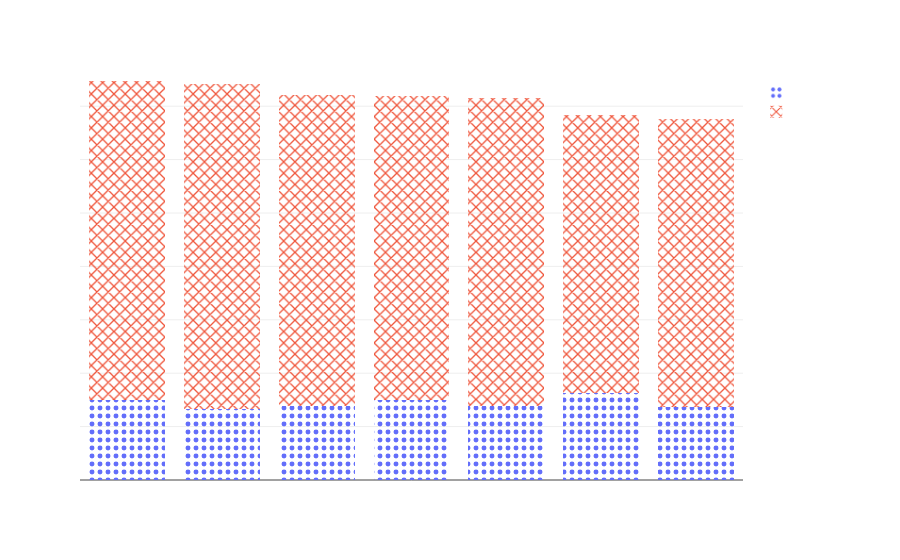

This figure's notebook cell:
### Code cell
import plotly.io as plt_io
fig = px.bar(df, x="Industry", y="Amount (USD)", color = 'Reported by Authority', pattern_shape="Reported by Authority", pattern_shape_sequence=[".", "x", "+"]).update_layout(title = 'Amount (USD) Laundered per Industry', template='plotly_dark', plot_bgcolor='rgba(0, 0, 0, 0)', paper_bgcolor='rgba(0, 0, 0, 0)', font_color = "white", font_family="Courier New")
fig.update_layout(barmode='stack', xaxis={'categoryorder':'total descending'})
fig.layout.template = 'none'
fig.show()

### Figure 1 — Plotly figure (JSON) as saved in the notebook; plotly's stock layout.template omitted (floating-point values rounded to 4 significant figures; data arrays with more than 128 entries replaced by an {"elided": "..."} marker saying what was removed)
{"data": [{"alignmentgroup": "True", "hovertemplate": "Reported by Authority=True<br>Industry=%{x}<br>Amount (USD)=%{y}<extra></extra>", "legendgroup": "True", "marker": {"color": "#636efa", "pattern": {"shape": "."}}, "name": "True", "offsetgroup": "True", "orientation": "v", "showlegend": true, "textposition": "auto", "type": "bar", "x": {"elided": "2005 str values"}, "xaxis": "x", "y": {"elided": "2005 float values"}, "yaxis": "y"}, {"alignmentgroup": "True", "hovertemplate": "Reported by Authority=False<br>Industry=%{x}<br>Amount (USD)=%{y}<extra></extra>", "legendgroup": "False", "marker": {"color": "#EF553B", "pattern": {"shape": "x"}}, "name": "False", "offsetgroup": "False", "orientation": "v", "showlegend": true, "textposition": "auto", "type": "bar", "x": {"elided": "7995 str values"}, "xaxis": "x", "y": {"elided": "7995 float values"}, "yaxis": "y"}], "layout": {"barmode": "stack", "font": {"color": "white", "family": "Courier New"}, "legend": {"title": {"text": "Reported by Authority"}, "tracegroupgap": 0}, "margin": {"t": 60}, "paper_bgcolor": "rgba(0, 0, 0, 0)", "plot_bgcolor": "rgba(0, 0, 0, 0)", "title": {"text": "Amount (USD) Laundered per Industry"}, "xaxis": {"anchor": "y", "categoryorder": "total descending", "domain": [0, 1], "title": {"text": "Industry"}}, "yaxis": {"anchor": "x", "domain": [0, 1], "title": {"text": "Amount (USD)"}}}}
